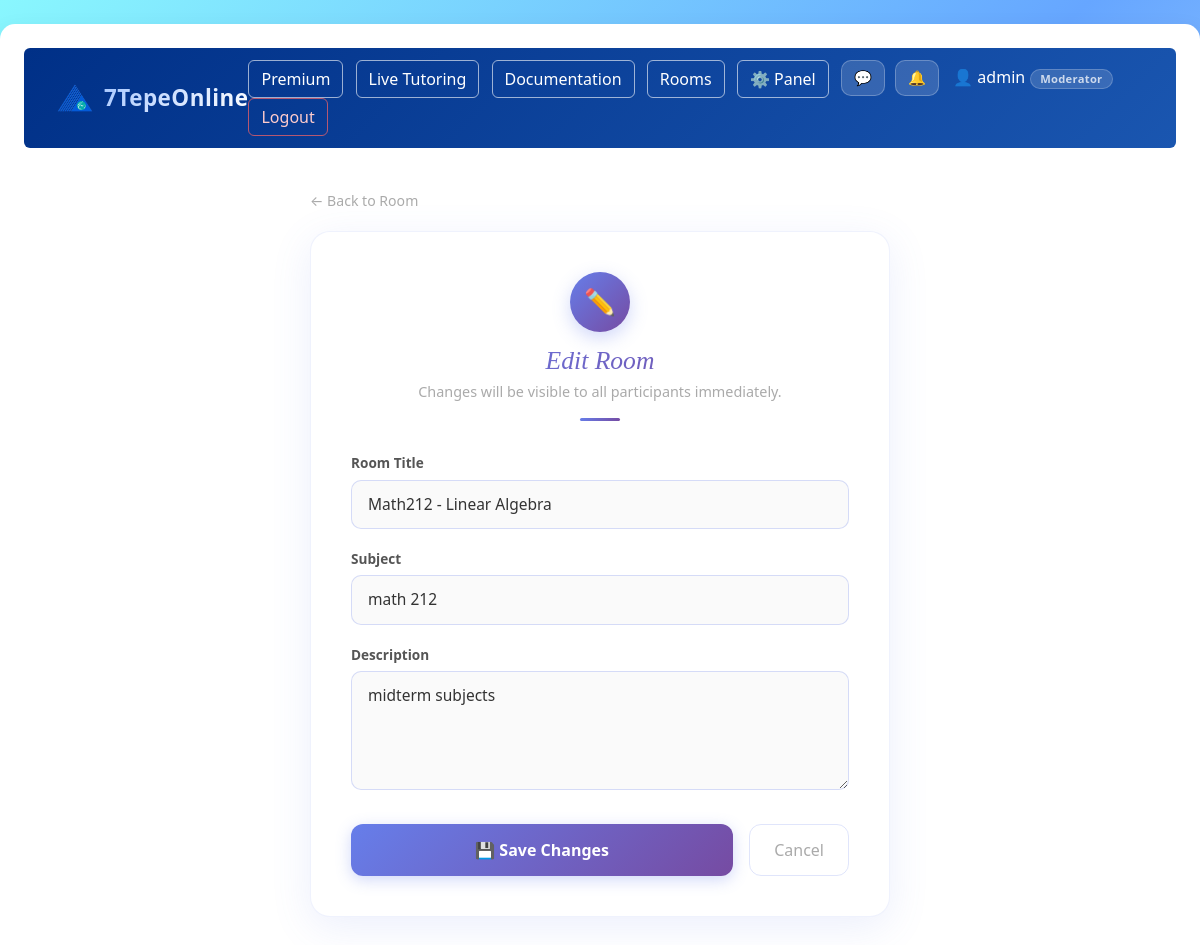
The page /room/1/edit/ (signed in) on the database its author committed.
### core/models.py (models this page shows, shortened)
class StudyRoom(models.Model):
    title = models.CharField(max_length=200)
    subject = models.CharField(max_length=100)
    description = models.TextField()
    creator = models.ForeignKey(User, on_delete=models.CASCADE)
    participants = models.ManyToManyField(User, related_name="joined_rooms", blank=True)
    created_at = models.DateTimeField(auto_now_add=True)
    is_premium_room = models.BooleanField(default=False)
    invite_code = models.CharField(max_length=8, blank=True, unique=True, null=True)

### core/views.py (the view)
# urls.py: path('room/<int:pk>/edit/', views.edit_room, name='edit-room'),
def edit_room(request, pk):
    room = get_object_or_404(StudyRoom, id=pk)
    if request.user != room.creator and not request.user.is_staff:
        return redirect('rooms')
    if request.method == 'POST':
        room.title = request.POST.get('title', room.title).strip()
        room.subject = request.POST.get('subject', room.subject).strip()
        room.description = request.POST.get('description', room.description).strip()
        room.save()
        return redirect('room-detail', pk=pk)
    return render(request, 'edit_room.html', {'room': room})

### core/templatetags/user_tags.py (called while the page is built, shortened)
def get_role(user):
    if user.is_staff:
        return 'moderator'

@register.simple_tag
def user_badge_navbar(user):
    role = get_role(user)
    s = BADGE_STYLES[role]
    html = (
        f'<span style="'
        f'display:inline-block;'
        f'background:rgba(255,255,255,0.15);'
        f'color:rgba(255,255,255,0.75);'
        f'border:1px solid rgba(255,255,255,0.2);'
        f'border-radius:20px;'
        f'padding:1px 9px;'
        f'font-size:0.7rem;'
        f'font-weight:600;'
        f'letter-spacing:0.3px;'
        f'margin-left:5px;'
        f'vertical-align:middle;'
        f'">{s["label"]}</span>'
    )
    return mark_safe(html)

### core/templates/edit_room.html (shortened to what this page needs)
{% extends 'base.html' %}
{% block content %}
<div style="max-width:580px; margin:40px auto;">
    <a href="/room/{{ room.id }}/" style="color:#aaa; font-size:0.88rem; text-decoration:none; display:inline-block; margin-bottom:20px;">
        ← Back to Room
    </a>
    <div style="
        background: white;
        border-radius: 20px;
        padding: 40px;
        box-shadow: 0 10px 40px rgba(102,126,234,0.12);
        border: 1.5px solid rgba(102,126,234,0.1);
    ">
        <div style="text-align:center; margin-bottom:32px;">
            <div style="
                width:60px; height:60px; border-radius:50%;
                background:linear-gradient(135deg,#667eea,#764ba2);
                display:flex; align-items:center; justify-content:center;
                margin:0 auto 14px; font-size:1.6rem;
                box-shadow:0 6px 18px rgba(102,126,234,0.3);
            ">✏️</div>
            <h3 style="font-family:'Playfair Display',Georgia,serif;font-style:italic;font-size:1.6rem;background:linear-gradient(135deg,#667eea,#764ba2);-webkit-background-clip:text;-webkit-text-fill-color:transparent;margin-bottom:4px;">
                Edit Room
            </h3>
            <p style="color:#aaa;font-size:0.9rem;">Changes will be visible to all participants immediately.</p>
            <div style="width:40px;height:3px;background:linear-gradient(135deg,#667eea,#764ba2);border-radius:2px;margin:14px auto 0;"></div>
        </div>
        <form method="POST">
            <div style="margin-bottom:20px;">
                <label class="edit-label">Room Title</label>
                <input class="edit-input" type="text" name="title" value="{{ room.title }}" required>
            </div>
            <div style="margin-bottom:20px;">
                <label class="edit-label">Subject</label>
                <input class="edit-input" type="text" name="subject" value="{{ room.subject }}" required>
            </div>
            <div style="margin-bottom:28px;">
                <label class="edit-label">Description</label>
                <textarea class="edit-input" name="description" rows="4" style="resize:vertical;">{{ room.description }}</textarea>
            </div>
            <div class="d-flex gap-3">
                <button type="submit" class="btn flex-grow-1" style="
                    background:linear-gradient(135deg,#667eea,#764ba2);
                    color:white; border:none; border-radius:12px;
                    padding:13px; font-size:1rem; font-weight:600;
                    box-shadow:0 4px 15px rgba(102,126,234,0.3);
                    transition:transform 0.2s;"
                onmouseover="this.style.transform='translateY(-2px)'"
                onmouseout="this.style.transform='translateY(0)'">
                    💾 Save Changes
                </button>
                <a href="/room/{{ room.id }}/" class="btn" style="
                    background:transparent; color:#aaa;
                    border:1.5px solid rgba(102,126,234,0.2);
                    border-radius:12px; padding:13px 24px; font-size:1rem;">
                    Cancel
                </a>
            </div>
        </form>
    </div>
</div>
{% endblock %}

### core/templates/base.html (shortened to what this page needs)
{% load user_tags %}
<!DOCTYPE html>
{% load static %}
<html>
<head>
    <link href="https://cdn.jsdelivr.net/npm/bootstrap@5.3.0/dist/css/bootstrap.min.css" rel="stylesheet">
</head>
<body>
<div class="container-fluid mt-4 p-4" style="background-color:white; border-radius:15px; box-shadow:0 10px 25px rgba(0,0,0,0.1); min-height:80vh;">
    <nav class="navbar navbar-expand-lg rounded" style="background: linear-gradient(135deg, #003087, #1a56b0); padding: 12px 20px; position:relative; z-index:1000;">
        <div class="container-fluid">
            <a href="/" style="display:flex;align-items:center;gap:10px;text-decoration:none;">
                <img src="{% static 'images/yeditepe_logo.png' %}" alt="Yeditepe" style="height:38px;width:38px;object-fit:contain;mix-blend-mode:screen;">
                <span style="font-family:'Segoe UI',Arial,sans-serif; font-style:normal; font-weight:900; font-size:1.4rem; background:linear-gradient(135deg,#a8c8ff,#ffffff); -webkit-background-clip:text; -webkit-text-fill-color:transparent; letter-spacing:0.5px;">7TepeOnline</span>
            </a>
            <div>
                <a class="btn me-2" href="/premium/" style="border:1.5px solid rgba(255,255,255,0.6); color:white; background:transparent;" onmouseover="this.style.background='rgba(255,255,255,0.25)'" onmouseout="this.style.background='transparent'">Premium</a>
                <a class="btn me-2" href="/premium-rooms/" style="border:1.5px solid rgba(255,255,255,0.6); color:white; background:transparent;" onmouseover="this.style.background='rgba(255,255,255,0.25)'" onmouseout="this.style.background='transparent'">Live Tutoring</a>
                <a class="btn me-2" href="/documentation/" style="border:1.5px solid rgba(255,255,255,0.6); color:white; background:transparent;" onmouseover="this.style.background='rgba(255,255,255,0.25)'" onmouseout="this.style.background='transparent'">Documentation</a>
                <a class="btn me-2" href="/rooms/" style="border:1.5px solid rgba(255,255,255,0.6); color:white; background:transparent;" onmouseover="this.style.background='rgba(255,255,255,0.25)'" onmouseout="this.style.background='transparent'">Rooms</a>
                {% if request.user.is_staff %}
                <a class="btn me-2" href="/admin-panel/" style="border:1.5px solid rgba(255,255,255,0.6);color:white;background:transparent;" onmouseover="this.style.background='rgba(255,255,255,0.25)'" onmouseout="this.style.background='transparent'">⚙ Panel</a>
                {% endif %}
                {% if request.user.is_authenticated %}
                    {% if request.user.is_authenticated %}
                    <a href="/" style="position:relative;display:inline-flex;align-items:center;margin-right:6px;text-decoration:none;">
                        <button style="background:rgba(255,255,255,0.15);border:1px solid rgba(255,255,255,0.25);color:white;border-radius:10px;padding:6px 12px;cursor:pointer;font-size:0.9rem;">
                            💬
                        </button>
                    </a>
                    <div style="position:relative;display:inline-block;margin-right:10px;">
                        <button onclick="toggleNotifications()" id="notifBell" style="background:rgba(255,255,255,0.15);border:1px solid rgba(255,255,255,0.25);color:white;border-radius:10px;padding:6px 12px;cursor:pointer;font-size:0.9rem;position:relative;">
                            🔔
                        </button>
                    </div>
                    {% endif %}
                    <span style="color:white; margin-right:8px;">
                        👤 {{ request.user.username }}{% user_badge_navbar request.user %}
                    </span>
                    <form action="/logout/" method="POST" style="display:inline; margin:0;">
                        <button class="btn" style="border:1.5px solid rgba(255,100,100,0.7); color:#ffcccc; background:transparent;" onmouseover="this.style.background='#e74c3c'; this.style.color='white'" onmouseout="this.style.background='transparent'; this.style.color='#ffcccc'">Logout</button>
                    </form>
                {% endif %}
            </div>
        </div>
    </nav>
    <div class="mt-4" style="overflow:visible;">
        {% block content %}
        {% endblock %}
    </div>
</div>
</body>
</html>

### core/templates/base.html (style rules this page uses)
body { background: linear-gradient(135deg, #89f7fe, #66a6ff, #c2e9fb); min-height: 100vh; }

### core/templates/edit_room.html (style rules this page uses)
.edit-input { width: 100%; padding: 12px 16px; border: 1.5px solid rgba(102,126,234,0.25); border-radius: 10px; font-size: 0.97rem; color: #333; background: #fafafa; transition: border-color 0.2s, box-shadow 0.2s; outline: none; }
.edit-label { font-size: 0.85rem; font-weight: 600; color: #555; margin-bottom: 6px; display: block; }

### rows shown on the page
StudyRoom: title "Math212 - Linear Algebra", subject "math 212", description "midterm subjects"

### other values the page prints
{{ request.user.username }} "admin"
